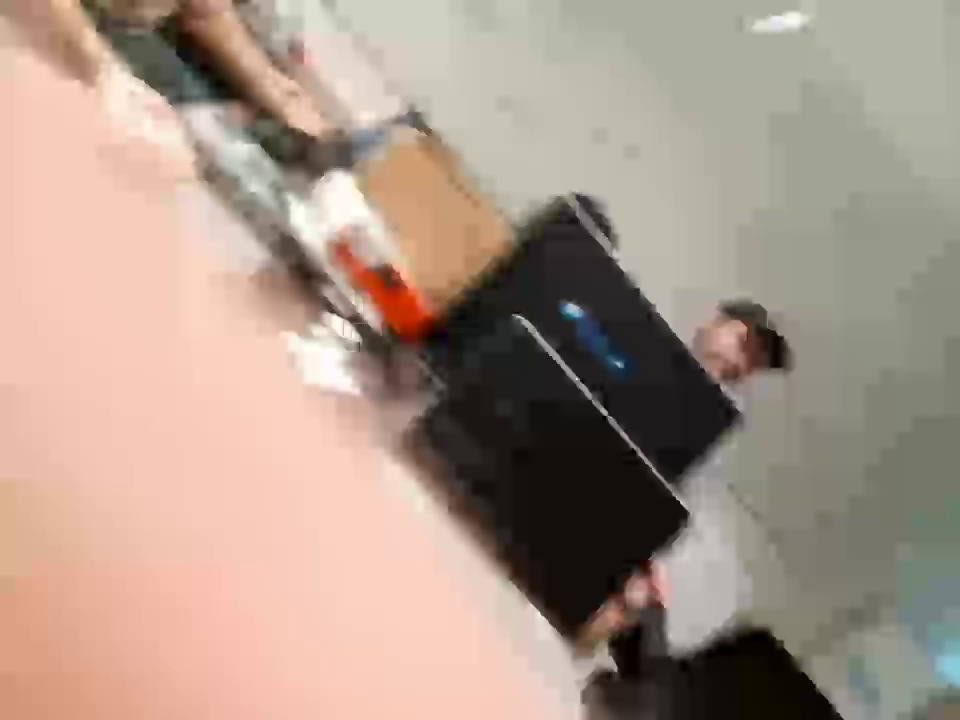
#> input picture reference_images/calibration_images/tello_image0.jpg, 960 x 720 px; its folder holds 4 pictures in this run
$ python gen_calibration_matrix.py
#> lines starting #> are read from the running program, lines starting #| are printed output that depends on the picture; after the words box and inside, x2 and y2 are one past the last pixel; in counts of white or black regions, pixels touching at a corner belong together
import cv2
import numpy as np
import os
import glob
import yaml

IMAGE_DIRECTORY = 'calibration_images'
# IMAGE_DIRECTORY = 'baxter_testing_webcam'

# Defining the dimensions of checkerboard
CHECKERBOARD = (6,9)
criteria = (cv2.TERM_CRITERIA_EPS + cv2.TERM_CRITERIA_MAX_ITER, 30, 0.001)

# Creating vector to store vectors of 3D points for each checkerboard image
objpoints = []
# Creating vector to store vectors of 2D points for each checkerboard image
imgpoints = []


# Defining the world coordinates for 3D points
objp = np.zeros((1, CHECKERBOARD[0] * CHECKERBOARD[1], 3), np.float32)
objp[0,:,:2] = np.mgrid[0:CHECKERBOARD[0], 0:CHECKERBOARD[1]].T.reshape(-1, 2)
prev_img_shape = None

# Extracting path of individual image stored in a given directory
path = os.path.join(os.path.dirname(__file__), IMAGE_DIRECTORY,'*.jpg')
print(path)
# images = glob.glob(f'{IMAGE_DIRECTORY}/*.jpg')
images = glob.glob(path)

for fname in images:
    img = cv2.imread(fname)
#> img is the input picture: shape (720, 960, 3); mean B, G, R 137.3, 151, 170.6
    gray = cv2.cvtColor(img,cv2.COLOR_BGR2GRAY)
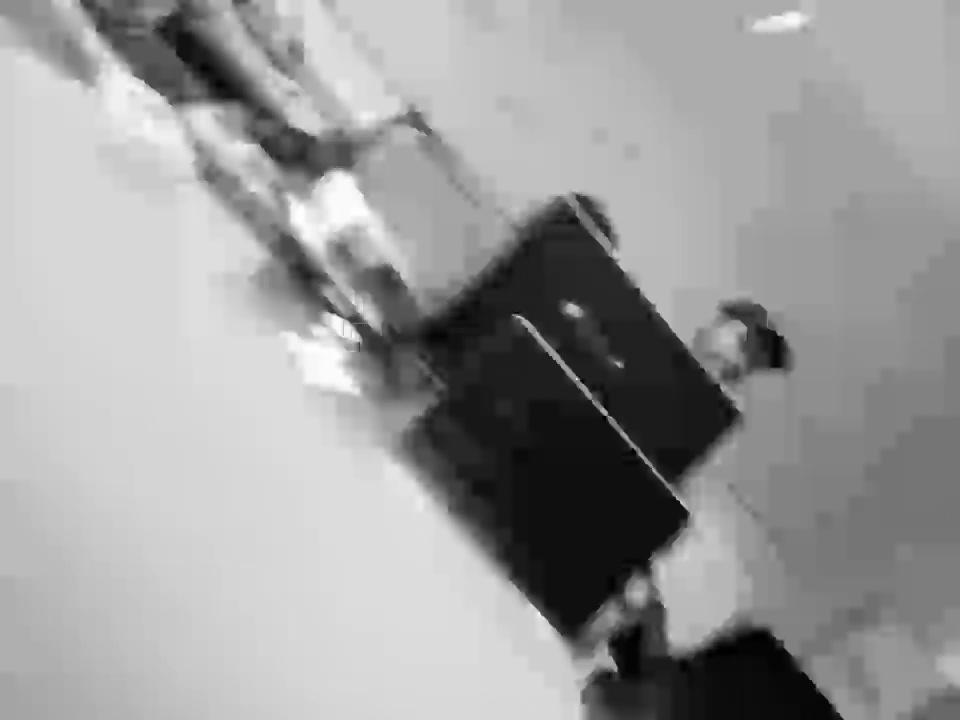
#> gray: shape (720, 960); min 0, max 254, mean 155.3
    # Find the chess board corners
    # If desired number of corners are found in the image then ret = true
    ret, corners = cv2.findChessboardCorners(gray, CHECKERBOARD, cv2.CALIB_CB_ADAPTIVE_THRESH + cv2.CALIB_CB_FAST_CHECK + cv2.CALIB_CB_NORMALIZE_IMAGE)
#> ret = False; corners = None
#> pass 3 of the loop `for fname in images:`:
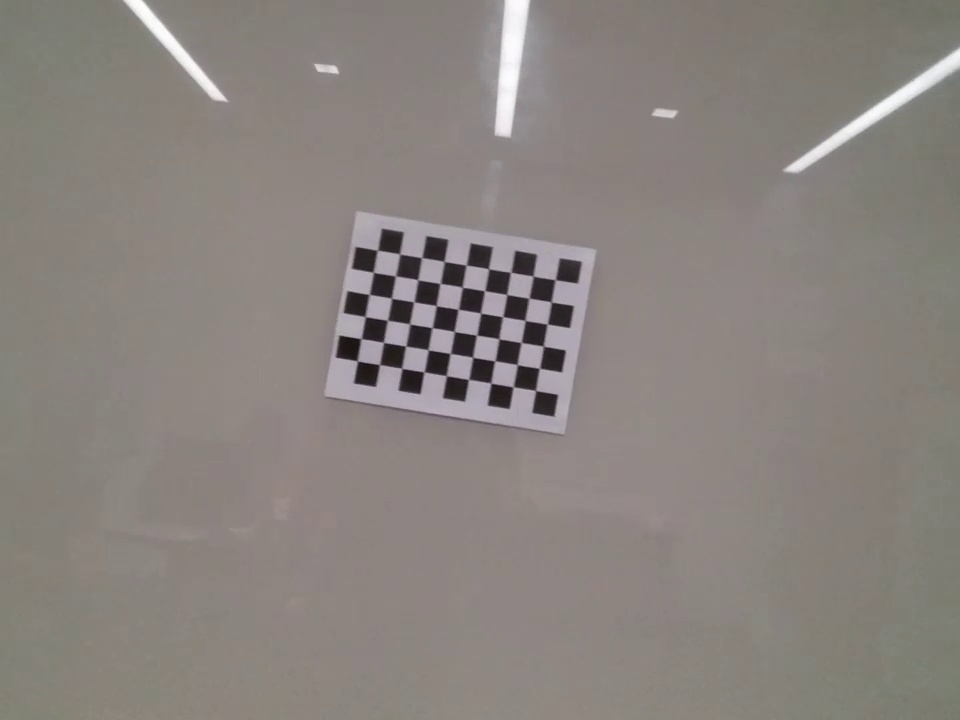
#> input picture reference_images/calibration_images/tello_image10.jpg, 960 x 720 px
#> img is the input picture: shape (720, 960, 3); mean B, G, R 126.4, 130.9, 137.4
#> ret = True; corners = 54 rows, first 8: [555.1, 279.8], [551, 302.1], [547.2, 323.9], [543.3, 346], [539.2, 368.3], [535.6, 390.5], [533, 276.2], [528.8, 298.3]
#> corners2 = 54 rows, first 8: [555.2, 279.7], [551.2, 301.9], [547.2, 324.1], [543.4, 346.1], [539.4, 368.3], [535.6, 390.4], [533.1, 276.2], [528.9, 298.2]
#> `img = cv2.drawChessboardCorners(img, CHECKERBOARD, corners2, ret)`:
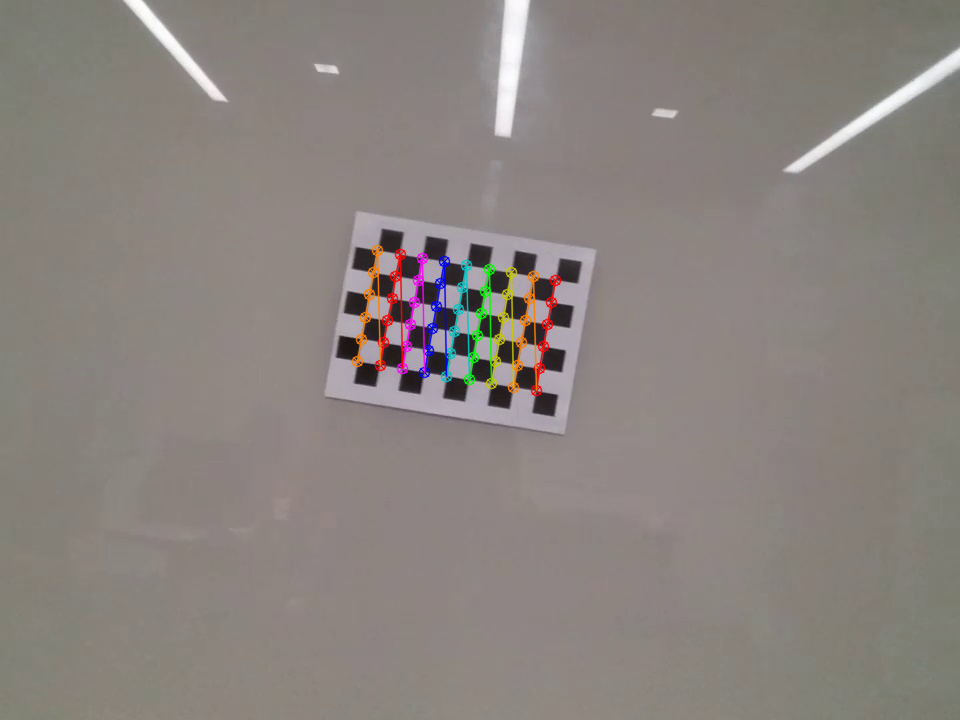
#> img: shape (720, 960, 3); 1.4% of pixels changed, all inside (x1, y1, x2, y2) = (351, 244, 562, 397)
#> the loop made 4 passes; the first 3 are shown

    """
    If desired number of corner are detected,
    we refine the pixel coordinates and display
    them on the images of checker board
    """
    if ret == True:
        objpoints.append(objp)
        # refining pixel coordinates for given 2d points.
        corners2 = cv2.cornerSubPix(gray, corners, (11,11),(-1,-1), criteria)

        imgpoints.append(corners2)

        # Draw and display the corners
        img = cv2.drawChessboardCorners(img, CHECKERBOARD, corners2, ret)

    cv2.imshow('img',img)
    cv2.waitKey(0)

cv2.destroyAllWindows()

h,w = img.shape[:2]
#> h = 720; w = 960

"""
Performing camera calibration by
passing the value of known 3D points (objpoints)
and corresponding pixel coordinates of the
detected corners (imgpoints)
"""
ret, mtx, dist, rvecs, tvecs = cv2.calibrateCamera(objpoints, imgpoints, gray.shape[::-1], None, None)

print("Camera matrix : \n")
print(mtx)
print("dist : \n")
print(dist)
print("rvecs : \n")
print(rvecs)
print("tvecs : \n")
print(tvecs)

data = {'camera_matrix': np.asarray(mtx).tolist(),
        'dist_coeff': np.asarray(dist).tolist(),
        'rvecs': np.asarray(rvecs).tolist(),
        'tvecs': np.asarray(tvecs).tolist()}

with open("calibration_matrix.yaml", "w") as f:
    yaml.dump(data, f)
